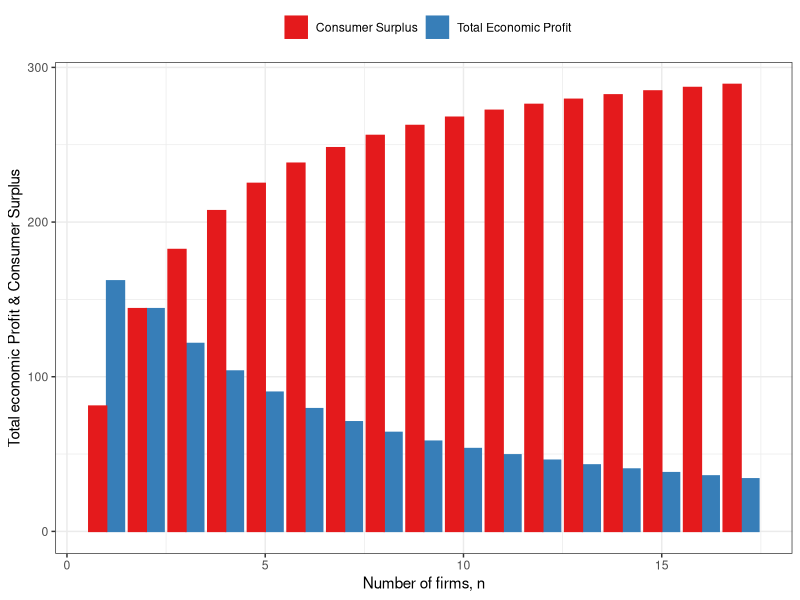
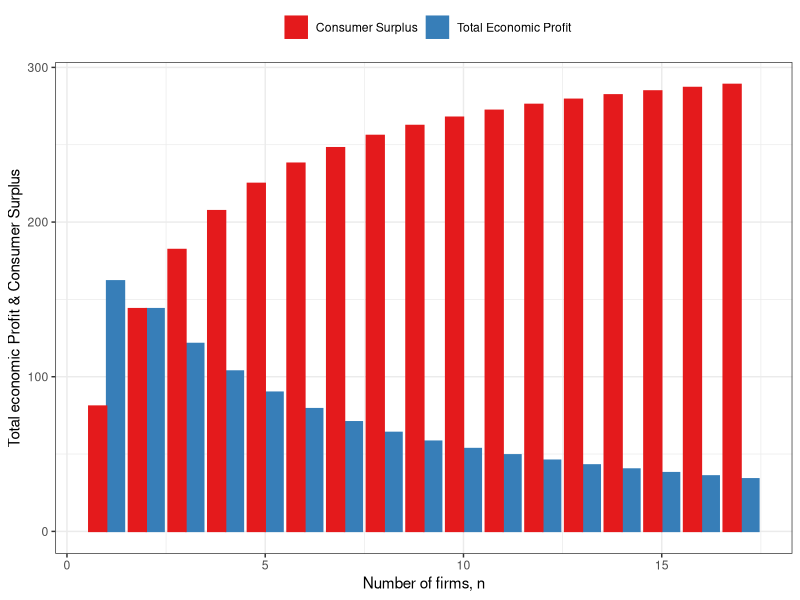

Reproduce these figures in R, in order. (Note: this script raises an error after producing the figures.)
require(shape)
pdf(file = "competitionmarkets/profit_consumersurplus_n.pdf", width = 9, height = 7)

#Set parameters for graphics
axislabelsize <- 1.5
labelsize <- 1.2
graphlinewidth <- 2
segmentlinewidth <- 1.5

COL <- c("#7fc97f", "#beaed4", "#fdc086", "#ffff99", "#386cb0", "#f0027f", "#bf5b17", "#666666")
COLA <- c("#e0f3db", "#99d8c9","#66c2a4","#41ae76", "#238b45", "#005824")
COLB <- c("#c6dbef", "#4eb3d3", "#2b8cbe", "#0868ac","#084081")

par(mar =  c(6, 6, 4, 4))

marketProfit <- function(n, s = 0.5, pmax = 20, c1 = 2) {
  n*(1/(n+1)^2)*(pmax - c1)^2/(s)
}

consumerSurplus <- function(n, s = 0.5, pmax = 20, c1 = 2) {
  (1/2)*(pmax - (c1 + ((1/(n+1))*(pmax -c1)  )) )*(n/(n+1))*( (pmax - c1)/(s))
}



# brfPE <- function(ea, alpha = 16, beta = 1/12) {
#   alpha*(1 - beta*ea)
# }
# 
# indiffeA <- function(ea, alpha = 16, beta = 1/24, uA = 46.08) {
#   1/beta - (0.5*ea)/(alpha*beta) - uA/(alpha*beta*ea)
# }
# 
# indiffB <- function(eb, alpha = 16, beta = 1/24, uB = 46.08) {
#   (alpha*eb - uB - 0.5*eb^2)/(alpha*beta*eb)
# }
# 
# indiffB2 <- function(ea, alpha = 16, beta = 1/24, uB = 46.08) {
#   sqrt(alpha^2*(beta*ea - 1)^2 - 2*uB) - alpha*beta*ea + alpha
# }
# 
# indiffB3 <- function(ea, alpha = 16, beta = 1/24, uB = 46.08) {
#   -sqrt(alpha^2*(beta*ea - 1)^2 - 2*uB) - alpha*beta*ea + alpha
# }


#Input into Wolfram Alpha: solve for x y = 1/b - (0.5*x)/(a*b) - u/(a*b*x)

# indiffAlowB <- function(eb, alpha = 16, beta = 1/24, uA = 46.08) {
#   0.5*(-sqrt((2*alpha*beta*eb - 2*alpha)^2 - 8*uA)) - 2*alpha*beta*eb + 2*alpha
# }
# 
# indiffAlow <- function(ea, alpha = 16, beta = 1/24, uA = 46.08) {
#   0.5*(-sqrt((2*alpha*beta*ea - 2*alpha)^2 - 8*uA)) - 2*alpha*beta*ea + 2*alpha
# }
# 
# indiffAgain <- function(ea, alpha = 16, beta = 1/24, uA = 46.08) {
#   (-2*alpha*ea +2*uA + ea^2 )/ ( 2 * alpha * beta * ea)
# }

library(tidyverse)
xlims <- c(1, 17)

n <- seq(xlims[1], xlims[2], by = 1)
profitN <- marketProfit(n)
csN <- consumerSurplus(n)
df <- data.frame(n, profitN, csN)

df1 <- 
  df %>% 
  gather(type, value, -n)
  
df1 %>%
  ggplot(aes(x = n, y = value, fill = type, color = type)) + 
  geom_bar(stat = "identity", position = "dodge") + 
  xlab("Number of firms, n") +
  ylab("Total economic Profit & Consumer Surplus") + 
  scale_fill_brewer(type = "qual", palette = "Set1", name = "",
                    breaks = c("csN", "profitN"),
                    labels = c("Consumer Surplus", "Total Economic Profit")
                    ) + 
  scale_color_brewer(type = "qual", palette = "Set1", name = "",
                     breaks = c("csN", "profitN"),
                     labels = c("Consumer Surplus", "Total Economic Profit")
  ) +
  theme_bw() + 
  theme(legend.position="top")
ggsave(file = "competitionmarkets/consumersurplus_profits.pdf", device = "pdf", width = 6, height = 4)
  

#B's value when at A's bliss point
#0.35*log(5.88) + 0.35*log(8.88) + 0.5*log(10 - 5.88) + 0.5*log(15 - 8.88) 

#B's bliss point x = 4.11765; y = 6.17647
#A's value when at A's bliss point
#0.5*log(4.11765) + 0.5*log(6.17647) + 0.35*log(10 - 4.11765) + 0.35*log(15 - 6.17647) 


plot(0, 0, xlim = xlims, ylim = ylims, type = "n",
     xlab = expression(paste("")),
     ylab = expression(paste("")), 
     xaxt = "n", 
     yaxt = "n", 
     cex.lab = axislabelsize, 
     bty = "n",
     xaxs="i", 
     yaxs="i")

# ticksy <- seq(from = 0, to = ylims[2], by = 20)
# ylabels <- seq(from = 0, to = ylims[2], by = 20)
# ticksx <- seq(from = 0, to = xlims[2], by = 2)
# xlabels <- seq(from = 0, to = xlims[2], by = 2)
ticksy <- c(0, ylims[2])
ylabels <- c(NA, NA)
ticksx <- c(0, xlims[2])
xlabels <- c(NA, NA)

axis(1, at = ticksx, pos = 0, labels = xlabels)

#text(x = c(0, 12, 18, 36, xlims[2]), par("usr")[3] - 0.4, labels = xlabels, srt = 0, pos = 1, xpd = TRUE)

axis(2, at = ticksy, pos = 0, labels = ylabels, las = 1)

npts <- 500 
xx1 <- seq(xlims[1], xlims[2], length.out = npts)
xx2 <- seq(1, xlims[2], length.out = npts)

lines(xx2, consumerSurplus(xx2, s = 1/2, pmax = 20, c1 = 2), col = COLA[4], lwd = graphlinewidth)
lines(xx2, marketProfit(xx2, s = 1/2, pmax = 20, c1 = 2), col = COLB[4], lwd = graphlinewidth)

# segments(0, 12, 12, 12, lty = 2, col = "gray" , lwd = segmentlinewidth)
# segments(12, 0, 12, 12, lty = 2, col = "gray" , lwd = segmentlinewidth)

#mtext(expression(paste("A's output, ", x^A)), side=1, line = 2.5, cex = axislabelsize)
text(0.5*(xlims[2]), -35, expression(paste("Number of firms, ", n)), xpd = TRUE, cex = axislabelsize) 
text(-1.8, 0.5*ylims[2], expression(paste("Market profits and consumer surplus, $")), xpd = TRUE, cex = axislabelsize, srt = 90) 

#segments(4.11765, 6.17647, 5.88, 8.88, lty = 1, col = COL[2] , lwd = graphlinewidth)
#text(7.3, 3, expression("Pareto Efficient"))
#text(7.3, 2.5, expression("Curve"))
#Arrows(7.3, 3.5, 7.3, 6.1, col = "black", lty = 1, lwd = 2, arr.type = "triangle", arr.lwd = 0.5)

#Label the iso-welfare functions for the HG, Aisha
# text(3.8, 1.5, expression(u[1]^A))
# text(4.6, 1.5, expression(u[2]^A))
# text(5.5, 1.5, expression(u[3]^A))
#text(6.6, 8.3, expression(u[4]^A))

#Label the indifference curves for the HG, Betty
# text(7.6, 17, expression(u[1]^B))
# text(6.75, 17, expression(u[2]^B))
# text(6, 17, expression(u[3]^B))
#text(3.4, 6.9, expression(v[4]^B))

#Label point i. 
# points(12, 12, pch = 16, col = "black", cex = 1.5)
# text(16.5, 12.5, expression(paste("Nash Equilibrium")))
# text(11.3, 11.3, expression(paste("n")))

#Annotate Pareto Efficient Curve and relevant points
# segments(8, 6, 6, 8, lty = 1, col = COL[2] , lwd = graphlinewidth)
# points(6, 8, pch = 16, col = "black", cex = 1.5)
# text(6, 8.5, expression(paste("g")))
# 
# points(8, 6, pch = 16, col = "black", cex = 1.5)
# text(7, 7.5, expression(paste("i")))
# 
# points(7, 7, pch = 16, col = "black", cex = 1.5)
# text(8, 6.5, expression(paste("f")))

#points(5.84, 8.77, pch = 16, col = "black", cex = 1.5)

#B's brf
text(14, 270, expression(paste("Consumer surplus")), cex = labelsize)
#text(14, 6, expression(paste("function")))
#Arrows(29.5, 6.75, 24, 6.75, col = "black", lty = 1, lwd = 2, arr.type = "triangle", arr.lwd = 0.5)

#A's brf
text(14, 50, expression(paste("Market profits")), cex = labelsize)
#text(6, 32.75, expression(paste("function")))
#Arrows(6, 32, 6, 26, col = "black", lty = 1, lwd = 2, arr.type = "triangle", arr.lwd = 0.5)



# par(new = TRUE)
# 
# #Use the same x and ylims as previously, but with locations switched
# xlims2 <- c(18, 0)
# ylims2 <- c(18, 0)

#Leave the ylab and xlab blank to ensure no axes titles
# plot(0, 0, xlim = xlims2, ylim = ylims2, type = "n",
#      xlab = expression(paste("")),
#      ylab = expression(paste("")),
#      xaxt = "n", 
#      yaxt = "n", 
#      cex.lab = 1.3, 
#      bty = "n",
#      xaxs="i", 
#      yaxs="i")
# 
# 
# lines(xx1, indiffAlow(xx1, uA = 46.08, alpha = 16, beta = 1/24), col = COL[2], lwd = graphlinewidth)


#Set up axes at sides 3 and 4 (top and right)
# axis(side = 3, at = ticksx, pos = 0, labels = xlabels)
# axis(side = 4, at = ticksy, pos = 0, labels = ylabels, las = 0)
# mtext("B's Apples, x", side=3, line = 2.5, cex = axislabelsize)
# text(-0.8, 7, expression(paste("B's Oranges, y")), xpd = TRUE, cex = axislabelsize, srt = 270) 
# 
# #Add arrows:
# arrows(-0.8, 10, -0.8, 14, xpd = TRUE, length=0.1,angle=40,lwd=3)
# arrows(6.2, -1.8, 9, -1.8, xpd = TRUE, length=0.1,angle=40,lwd=3)
# 

#Customize ticks and labels for the plot
#ticksy <- seq(from = 0, to = 15, by = 1)
#ylabels <- seq(from = 0, to = 15, by = 1)
#ticksx <- seq(from = 0, to = 10, by = 1)
#xlabels <- seq(from = 0, to = 10, by = 1)
#axis(1, at = ticksx, pos = 0, labels = xlabels)
#axis(2, at = ticksy, pos = 0, labels = ylabels, las = 0)

dev.off()
